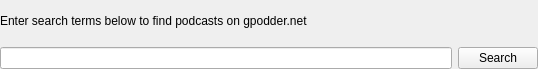
<?xml version="1.0" encoding="UTF-8"?>
<ui version="4.0">
 <class>GPodderSearchPage</class>
 <widget class="QWidget" name="GPodderSearchPage">
  <property name="geometry">
   <rect>
    <x>0</x>
    <y>0</y>
    <width>538</width>
    <height>69</height>
   </rect>
  </property>
  <property name="windowTitle">
   <string>Search gpodder.net</string>
  </property>
  <property name="windowIcon">
   <iconset resource="../../data/data.qrc">
    <normaloff>:/providers/mygpo32.png</normaloff>:/providers/mygpo32.png</iconset>
  </property>
  <layout class="QVBoxLayout" name="verticalLayout">
   <property name="margin">
    <number>0</number>
   </property>
   <item>
    <widget class="QLabel" name="label">
     <property name="text">
      <string>Enter search terms below to find podcasts on gpodder.net</string>
     </property>
    </widget>
   </item>
   <item>
    <layout class="QHBoxLayout" name="horizontalLayout">
     <item>
      <widget class="QLineEdit" name="query"/>
     </item>
     <item>
      <widget class="QPushButton" name="search">
       <property name="text">
        <string>Search</string>
       </property>
      </widget>
     </item>
    </layout>
   </item>
  </layout>
 </widget>
 <resources>
  <include location="../../data/data.qrc"/>
 </resources>
 <connections>
  <connection>
   <sender>query</sender>
   <signal>returnPressed()</signal>
   <receiver>search</receiver>
   <slot>click()</slot>
   <hints>
    <hint type="sourcelabel">
     <x>130</x>
     <y>45</y>
    </hint>
    <hint type="destinationlabel">
     <x>198</x>
     <y>46</y>
    </hint>
   </hints>
  </connection>
 </connections>
</ui>
